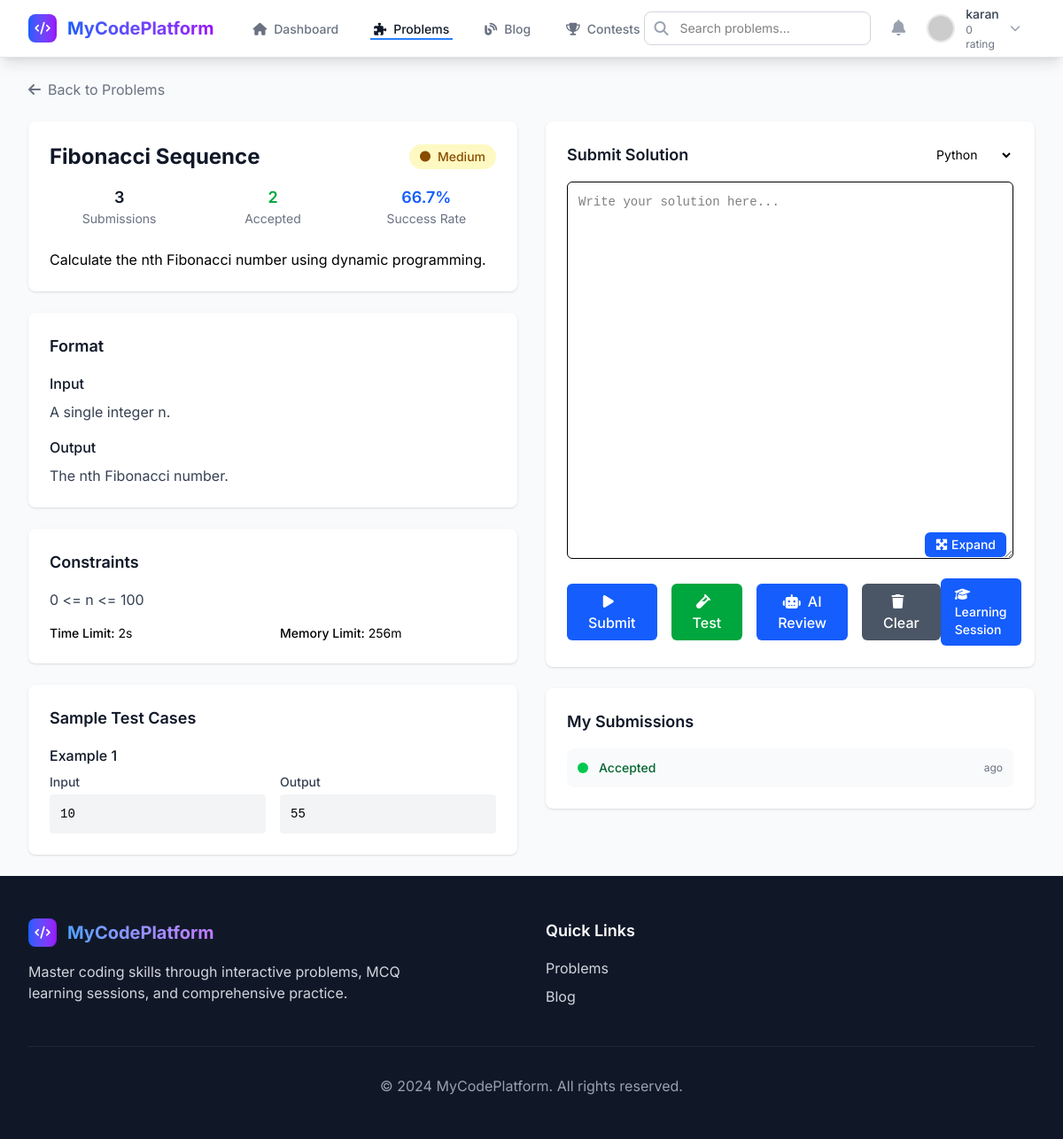
/problems/3/ (signed in), run on an earlier commit of the app's database.
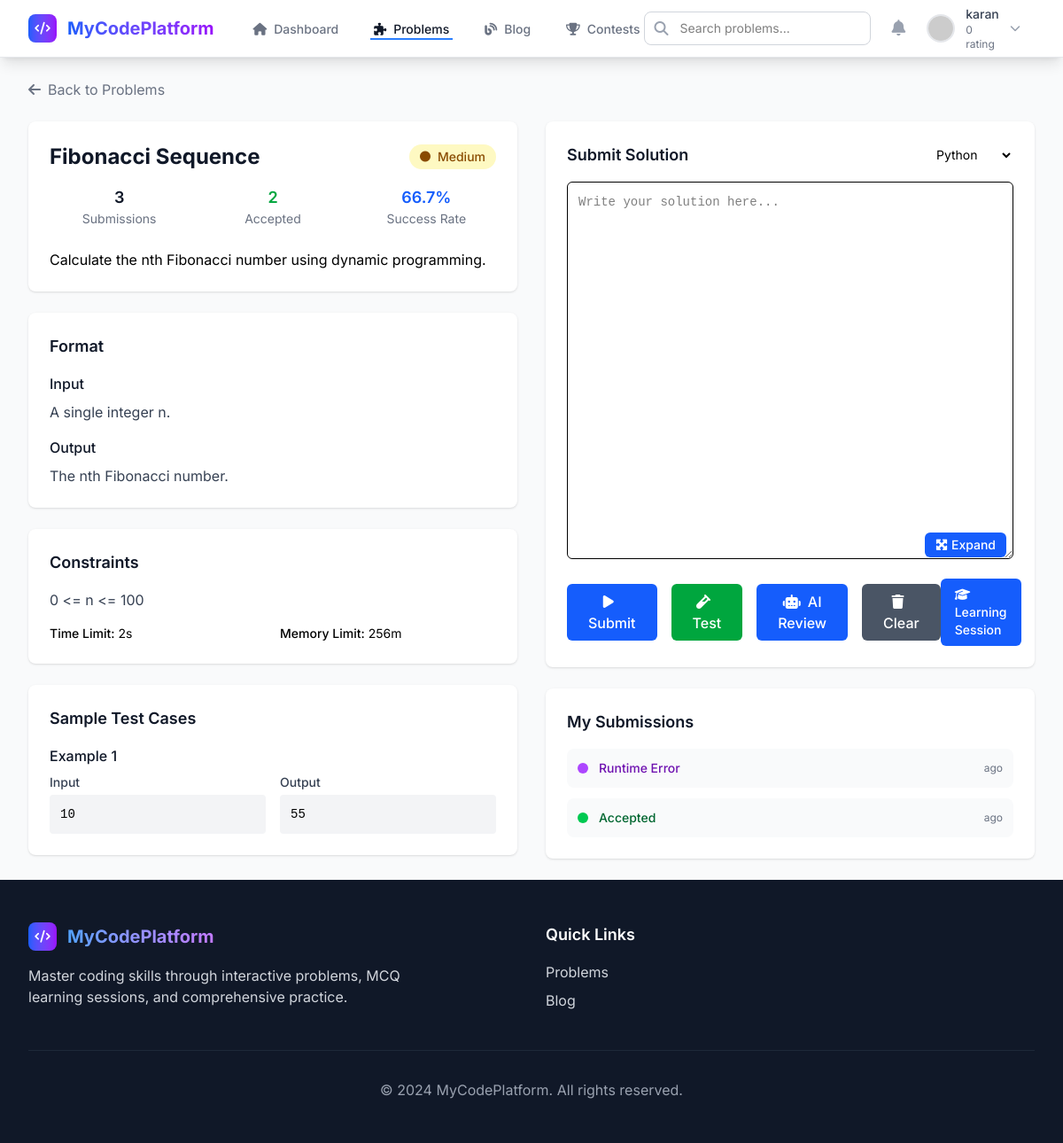
And on a later commit of the database.
### problems/models.py (models this page shows, shortened)
class TestCase(models.Model):
    problem = models.ForeignKey(Problem, on_delete=models.CASCADE, related_name='test_cases')
    input_data = models.TextField(help_text="Input for this test case")
    expected_output = models.TextField(help_text="Expected output for this test case")
    is_sample = models.BooleanField(default=False, help_text="Whether this is a sample test case")
    is_hidden = models.BooleanField(default=True, help_text="Whether this test case is hidden from users")
    points = models.IntegerField(default=1, help_text="Points awarded for passing this test case")
    created_at = models.DateTimeField(auto_now_add=True)
    class Meta:
        ordering = ['id']

### submit/models.py (models this page shows, shortened)
class Submission(models.Model):
    STATUS_CHOICES = [
        ('PENDING', 'Pending'),
        ('JUDGING', 'Judging'),
        ('ACCEPTED', 'Accepted'),
        ('WRONG_ANSWER', 'Wrong Answer'),
        ('TIME_LIMIT_EXCEEDED', 'Time Limit Exceeded'),
        ('MEMORY_LIMIT_EXCEEDED', 'Memory Limit Exceeded'),
        ('RUNTIME_ERROR', 'Runtime Error'),
        ('COMPILATION_ERROR', 'Compilation Error'),
        ('ERROR', 'System Error'),
    ]
    LANGUAGE_CHOICES = [
        ('cpp', 'C++'),
        ('py', 'Python'),
        ('java', 'Java'),
    ]
    user = models.ForeignKey(User, on_delete=models.CASCADE, null=True, blank=True)
    problem = models.ForeignKey(Problem, on_delete=models.CASCADE)
    code = models.TextField()
    language = models.CharField(max_length=50, choices=LANGUAGE_CHOICES)
    input_data = models.TextField(blank=True, null=True)
    total_test_cases = models.IntegerField(default=0)
    passed_test_cases = models.IntegerField(default=0)
    score = models.FloatField(default=0.0, help_text="Score based on passed test cases")
    max_execution_time = models.FloatField(null=True, blank=True)
    max_memory_used = models.BigIntegerField(null=True, blank=True, help_text="Memory in bytes")
    output_data = models.TextField(blank=True, null=True)
    error_data = models.TextField(blank=True, null=True)
    status = models.CharField(max_length=50, choices=STATUS_CHOICES, default='PENDING')
    execution_time = models.FloatField(null=True, blank=True, help_text="Execution time in seconds")
    submitted_at = models.DateTimeField(auto_now_add=True)
    class Meta:
        ordering = ['-submitted_at']

### problems/views.py (the view)
# urls.py: path('<int:problem_id>/', views.problem_detail, name='detail'),
def problem_detail(request, problem_id):
    problem = get_object_or_404(Problem, id=problem_id, is_active=True)
    sample_test_cases = problem.test_cases.filter(is_sample=True)
    user_submissions = []
    if request.user.is_authenticated:
        user_submissions = Submission.objects.filter(
            user=request.user,
            problem=problem
        ).order_by('-submitted_at')[:10]
    stats = {
        'total_submissions': problem.total_attempts,
        'accepted_submissions': problem.successful_completions,
        'success_rate': problem.success_rate,
    }
    context = {
        'problem': problem,
        'sample_test_cases': sample_test_cases,
        'user_submissions': user_submissions,
        'stats': stats,
    }
    return render(request, 'problems/problem_detail.html', context)

### problems/models.py (called while the page is built)
    @property
    def success_rate(self):
        if self.total_attempts == 0:
            return 0
        return (self.successful_completions / self.total_attempts) * 100

### users/models.py (called while the page is built)
    def get_avatar_url(self):
        if self.avatar:
            return self.avatar.url
        return f"https://ui-avatars.com/api/?name={self.username}&background=3b82f6&color=fff&size=128"

### problems/templates/problems/problem_detail.html (shortened to what the changed rows need)
{% extends 'base.html' %}
{% load static %}
{% block extra_css %}
<link href="https://cdnjs.cloudflare.com/ajax/libs/codemirror/5.65.5/codemirror.min.css" rel="stylesheet">
<link href="https://cdnjs.cloudflare.com/ajax/libs/codemirror/5.65.5/theme/blackboard.min.css" rel="stylesheet">
{% endblock %}
{% block content %}
<div class="max-w-7xl mx-auto py-6 px-4 sm:px-6 lg:px-8">
        <div class="grid grid-cols-1 lg:grid-cols-2 gap-8">
            <div class="space-y-6">
                <div class="bg-white rounded-lg shadow p-6">
                    <div class="flex items-center justify-between mb-4">
                        <h1 class="text-2xl font-bold text-gray-900">{{ problem.title }}</h1>
                    </div>
                </div>
                {% if sample_test_cases %}
                <div class="bg-white rounded-lg shadow p-6">
                    {% for test_case in sample_test_cases %}
                    <div class="mb-6 last:mb-0">
                        <h4 class="font-medium text-gray-900 mb-2">Example {{ forloop.counter }}</h4>
                        <div class="grid grid-cols-1 md:grid-cols-2 gap-4">
                            <div>
                                <div class="text-sm font-medium text-gray-700 mb-1">Input</div>
                                <pre class="bg-gray-100 p-3 rounded text-sm overflow-x-auto"><code>{{ test_case.input_data }}</code></pre>
                            </div>
                            <div>
                                <div class="text-sm font-medium text-gray-700 mb-1">Output</div>
                                <pre class="bg-gray-100 p-3 rounded text-sm overflow-x-auto"><code>{{ test_case.expected_output }}</code></pre>
                            </div>
                        </div>
                    </div>
                    {% endfor %}
                </div>
                {% endif %}
            </div>
            <div class="space-y-6">
                {% if user.is_authenticated and user_submissions %}
                <div class="bg-white rounded-lg shadow p-6">
                    <div class="space-y-3">
                        {% for submission in user_submissions %}
                        <div class="flex items-center justify-between p-3 bg-gray-50 rounded-lg">
                            <div class="flex items-center space-x-3">
                                {% if submission.status == 'ACCEPTED' %}
                                    <div class="w-3 h-3 bg-green-500 rounded-full"></div>
                                    <span class="text-sm font-medium text-green-800">Accepted</span>
                                {% elif submission.status == 'WRONG_ANSWER' %}
                                    <div class="w-3 h-3 bg-red-500 rounded-full"></div>
                                    <span class="text-sm font-medium text-red-800">Wrong Answer</span>
                                {% elif submission.status == 'TIME_LIMIT_EXCEEDED' %}
                                    <div class="w-3 h-3 bg-yellow-500 rounded-full"></div>
                                    <span class="text-sm font-medium text-yellow-800">Time Limit Exceeded</span>
                                {% elif submission.status == 'RUNTIME_ERROR' %}
                                    <div class="w-3 h-3 bg-purple-500 rounded-full"></div>
                                    <span class="text-sm font-medium text-purple-800">Runtime Error</span>
                                {% elif submission.status == 'COMPILATION_ERROR' %}
                                    <div class="w-3 h-3 bg-orange-500 rounded-full"></div>
                                    <span class="text-sm font-medium text-orange-800">Compilation Error</span>
                                {% else %}
                                    <div class="w-3 h-3 bg-gray-500 rounded-full animate-pulse"></div>
                                    <span class="text-sm font-medium text-gray-800">Pending</span>
                                {% endif %}
                            </div>
                            <div class="text-xs text-gray-500">
                                {{ submission.created_at|timesince }} ago
                            </div>
                        </div>
                        {% endfor %}
                    </div>
                </div>
                {% endif %}
            </div>
        </div>
</div>
{% endblock %}

What changed in the data, as far as the page shows it:
added Submission: status "RUNTIME_ERROR" (drawn)
